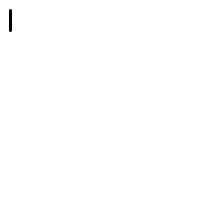
Frame 1 (no input)
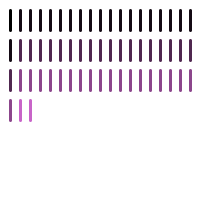
Frame 60 (the mouse pressed at the canvas centre just before this capture)
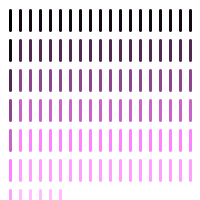
Frame 120 (the mouse held since frame 60 and released just before this capture)

The Processing sketch that drew these frames (run headless with seeded random() and noise(); from frame 60 on, the mouse is pressed at the canvas centre):

// Processing sketch: Example6_2
// ── Example6_2.pde
int y = 10;
int x = 10;
int spacing = 10;
int len = 20;
int r;
int g;
int b;

void setup() {
  size(200,200);
  background(255);
}

void draw() {
  strokeWeight(3);
  line(x,y,x,y+len);
  stroke(0+2*y,0+y,0+2*y);
  
  x = x + spacing;
  if (x > width-10) {
    x = 10;
    y = y +len+10;
  }
}
